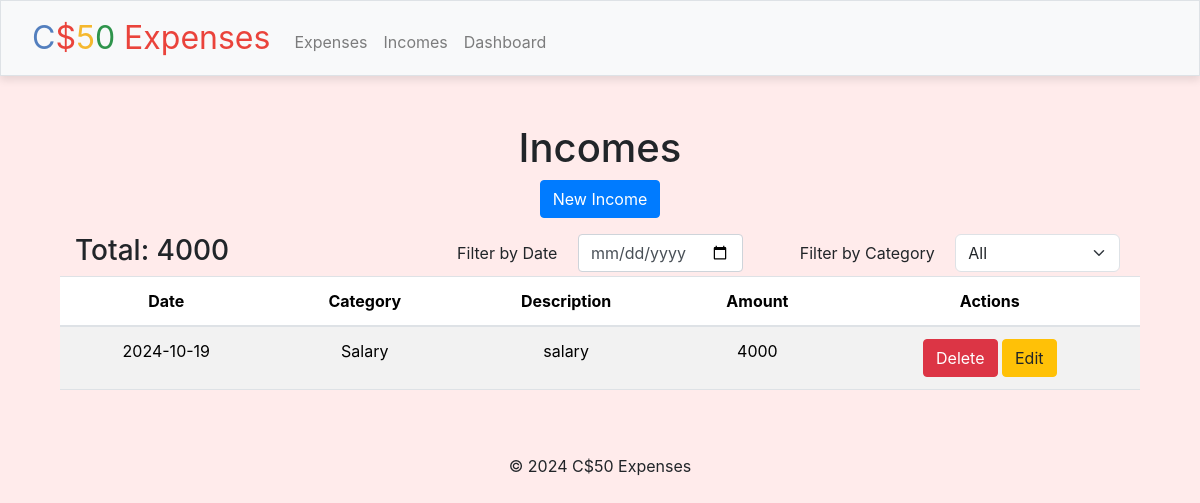
/incomes, run on an earlier commit of the app's database.
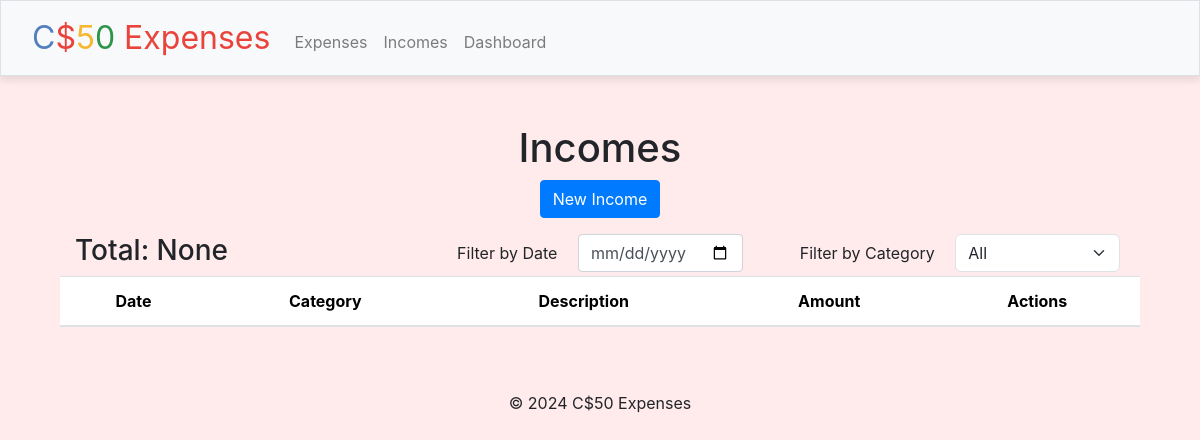
And on a later commit of the database.
### tables this page shows
CREATE TABLE incomes (
    id INTEGER PRIMARY KEY AUTOINCREMENT,
    amount NUMERIC NOT NULL,
    category TEXT NOT NULL,
    description TEXT,
    date TIMESTAMP DEFAULT CURRENT_TIMESTAMP
);

### app.py (the view)
@app.route("/incomes", methods=["GET", "POST"])
def income():
    if request.method == "POST":
        amount = request.form.get("amount")
        category = request.form.get("category")
        description = request.form.get("description")
        date = request.form.get("date")
        db.execute("INSERT INTO incomes (amount, category, description) VALUES (?, ?, ?)", amount, category, description)
        return redirect("/incomes")
    else:
        start_date,end_date=thirty_days_Counter()
        incomes = db.execute("SELECT * ,strftime('%Y-%m-%d',date) as date FROM incomes WHERE date(date) BETWEEN ? AND ?", start_date, end_date)
        total_income = db.execute("SELECT sum(amount) FROM incomes WHERE date(date) BETWEEN ? AND ?", start_date, end_date)
        return render_template("incomes.html", incomes=incomes,total=total_income[0]['sum(amount)'])

### app.py (called while the page is built)
@app.after_request
def after_request(response):
    response.headers["Cache-Control"] = "no-cache, no-store, must-revalidate"
    response.headers["Expires"] = 0
    response.headers["Pragma"] = "no-cache"
    return response

def thirty_days_Counter():
    current_year = datetime.now().year
    current_month= datetime.now().month
    start_date = f"{current_year}-{current_month:02d}-01"
    end_date = f"{current_year}-{current_month:02d}-31"
    return start_date, end_date

### templates/incomes.html (shortened to what this page needs)
{%extends "layout.html"%} {% block title %}Incomes{% endblock %} {%block main%}
<div class="container">
  <div class="row">
    <div class="col-md-12">
      <h1 class="text-center">Incomes</h1>
      <div class="text-center">
        <a href="/income/new" class="btn btn-primary mb-3">New Income</a>
      </div>
      <div class="container">
        <div class="row">
          <div class="col-sm">
            <h3 id="total" style="text-align: left">Total: {{total}}</h3>
          </div>
          {% include "dateFilter.html" %}
          <div class="col-sm">
            <label for="categoryFilter" class="form-label d-inline"> Filter by Category </label>
            <select class="form-select d-inline w-50 ml-3" id="categoryFilter" name="categoryFilter">
              <option value="All">All</option>
            </select>
          </div>
        </div>
      </div>
      <table class="table table-striped">
        <thead>
          <tr>
            <th>Date</th>
            <th>Category</th>
            <th>Description</th>
            <th>Amount</th>
            <th>Actions</th>
          </tr>
        </thead>
        <tbody id="incomeTable">
          {% for income in incomes %}
          <tr>
            <td>{{income.date}}</td>
            <td>{{income.category}}</td>
            <td>{{income.description}}</td>
            <td>{{income.amount}}</td>
            <td>
              <button class="btn btn-danger" onclick="deleteIncome('{{income.id}}')">Delete</button>
              <a href="/incomes/edit?id={{income.id}}" class="btn btn-warning">Edit</a>
            </td>
          </tr>
          {%endfor%}
        </tbody>
      </table>
    </div>
  </div>
</div>
{%endblock%}

What changed in the data, as far as the page shows it:
removed incomes: date "2024-10-19", category "Salary", description "salary", amount "4000"
Also different on the page:
{{ total }}: "4000" → "None"
